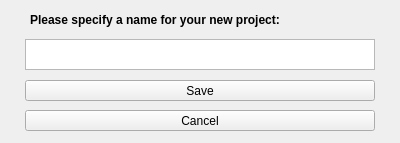
<?xml version="1.0" encoding="UTF-8"?>
<ui version="4.0">
 <class>serverProjectName</class>
 <widget class="QWidget" name="serverProjectName">
  <property name="geometry">
   <rect>
    <x>0</x>
    <y>0</y>
    <width>400</width>
    <height>143</height>
   </rect>
  </property>
  <property name="windowTitle">
   <string>Form</string>
  </property>
  <widget class="QTextEdit" name="projectName">
   <property name="geometry">
    <rect>
     <x>25</x>
     <y>39</y>
     <width>350</width>
     <height>31</height>
    </rect>
   </property>
   <property name="html">
    <string>&lt;!DOCTYPE HTML PUBLIC &quot;-//W3C//DTD HTML 4.0//EN&quot; &quot;http://www.w3.org/TR/REC-html40/strict.dtd&quot;&gt;
&lt;html&gt;&lt;head&gt;&lt;meta name=&quot;qrichtext&quot; content=&quot;1&quot; /&gt;&lt;style type=&quot;text/css&quot;&gt;
p, li { white-space: pre-wrap; }
&lt;/style&gt;&lt;/head&gt;&lt;body style=&quot; font-family:'MS Shell Dlg 2'; font-size:8.25pt; font-weight:400; font-style:normal;&quot;&gt;
&lt;p align=&quot;center&quot; style=&quot;-qt-paragraph-type:empty; margin-top:0px; margin-bottom:0px; margin-left:0px; margin-right:0px; -qt-block-indent:0; text-indent:0px;&quot;&gt;&lt;br /&gt;&lt;/p&gt;&lt;/body&gt;&lt;/html&gt;</string>
   </property>
  </widget>
  <widget class="QPushButton" name="pushButton">
   <property name="geometry">
    <rect>
     <x>25</x>
     <y>80</y>
     <width>350</width>
     <height>21</height>
    </rect>
   </property>
   <property name="text">
    <string>Save</string>
   </property>
  </widget>
  <widget class="QPushButton" name="pushButton_2">
   <property name="geometry">
    <rect>
     <x>25</x>
     <y>110</y>
     <width>350</width>
     <height>21</height>
    </rect>
   </property>
   <property name="text">
    <string>Cancel</string>
   </property>
  </widget>
  <widget class="QLabel" name="label">
   <property name="geometry">
    <rect>
     <x>30</x>
     <y>10</y>
     <width>341</width>
     <height>20</height>
    </rect>
   </property>
   <property name="font">
    <font>
     <weight>75</weight>
     <bold>true</bold>
    </font>
   </property>
   <property name="text">
    <string>Please specify a name for your new project:</string>
   </property>
  </widget>
 </widget>
 <resources/>
 <connections/>
</ui>
